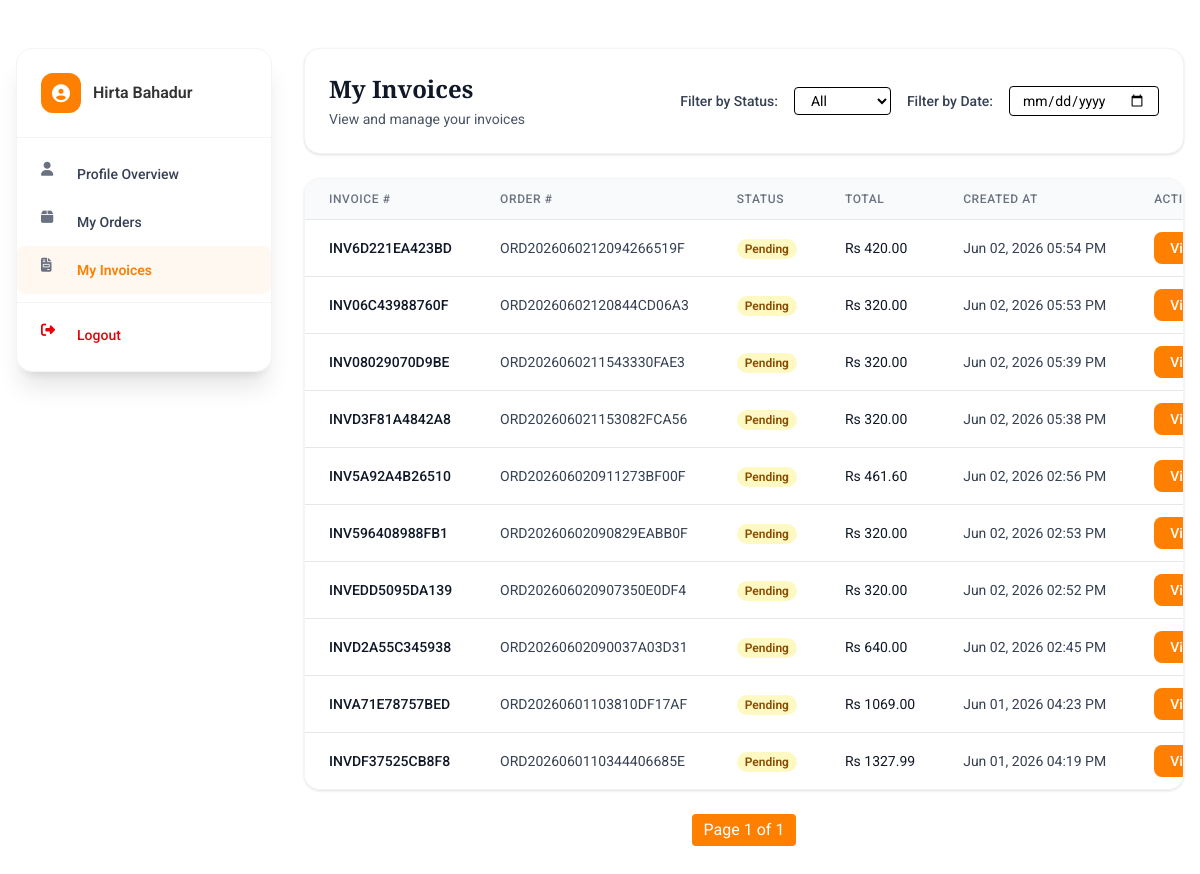
/dashboard/customer/invoices/ (signed in), run on the app's committed database.
### dashboard/models.py (models this page shows, shortened)
class Invoice(models.Model):
    invoice_number = models.CharField(max_length=20,null=True, unique=True, editable=False)
    order = models.ForeignKey('Order', on_delete=models.CASCADE, related_name='invoices')
    restaurant = models.ForeignKey('Restaurant', on_delete=models.CASCADE, related_name='invoices', null= True, blank= True)
    customer = models.ForeignKey(User, on_delete=models.SET_NULL, null=True, blank=True)
    is_guest = models.BooleanField(default=False)
    guest_name = models.CharField(max_length=200, blank=True)
    guest_email = models.EmailField(blank=True)
    guest_phone = models.CharField(max_length=15, blank=True)
    billing_full_name = models.CharField(max_length=200, blank=True)
    billing_phone = models.CharField(max_length=15, blank=True)
    billing_email = models.EmailField(blank=True)
    billing_address = models.TextField(blank=True)
    billing_city = models.CharField(max_length=100, blank=True)
    billing_province = models.CharField(max_length=50, blank=True)
    created_at = models.DateTimeField(auto_now_add=True)
    subtotal = models.DecimalField(max_digits=12, decimal_places=2)
    tax_percentage = models.DecimalField(max_digits=5, decimal_places=2, default=13)
    tax_amount = models.DecimalField(max_digits=12, decimal_places=2, default=0)
    discount = models.DecimalField(max_digits=12, decimal_places=2, default=0)
    total = models.DecimalField(max_digits=12, decimal_places=2)
    shipping_cost = models.DecimalField(max_digits=12, decimal_places=2, default=0)
    payment_status = models.CharField(max_length=20, choices=[
        ('paid', 'Paid'),
        ('pending', 'Pending'),
        ('failed', 'Failed')
    ], default='pending')
    notes = models.TextField(blank=True, null=True)

class Order(models.Model):
    PROVINCE_CHOICES = [
        ("Koshi Province", "Koshi Province"),
        ("Madhesh Province", "Madhesh Province"),
        ("Bagmati Province", "Bagmati Province"),
        ("Gandaki Province", "Gandaki Province"),
        ("Lumbini Province", "Lumbini Province"),
        ("Karnali Province", "Karnali Province"),
        ("Sudurpashchim Province", "Sudurpashchim Province"),
    ]
    STATUS_CHOICES = [
        ('received', 'Order Received'),
        ('preparing', 'Preparing'),
        ('ready', 'Ready for Pickup'),
        ('picked_up', 'Picked Up'),
        ('assigned', 'Assigned'),
        ('in_transit', 'In Transit'),
        ('delivered', 'Delivered'),
        ('cancelled', 'Cancelled'),
        ('refunded', 'Refunded'),
    ]
    PAYMENT_CHOICES = [
        ('cod', 'Cash on Delivery'),
        ('esewa', 'eSewa'),
        ('khalti', 'Khalti'),
        ('imepay', 'IME Pay'),
        ('connectips', 'ConnectIPS'),
    ]
    PAYMENT_STATUS_CHOICES = [
        ('unpaid', 'Unpaid'),
        ('paid', 'Paid'),
        ('failed', 'Failed'),
        ('refunded', 'Refunded'),
    ]
    order_number = models.CharField(
        max_length=30,
        unique=True,
        editable=False,
        db_index=True
    )
    user = models.ForeignKey(
        User,
        on_delete=models.SET_NULL,
        null=True,
        blank=True,
        related_name='orders'
    )
    guest_id = models.CharField(
        max_length=100,
        null=True,
        blank=True,
        db_index=True,
        help_text="UUID from Flutter for guest users"
    )
    guest_ip = models.GenericIPAddressField(
        null=True,
        blank=True
    )
    address_obj = models.ForeignKey(
        'Address',
        on_delete=models.SET_NULL,
        null=True,
        blank=True,
        related_name='orders',
    )
    full_name = models.CharField(max_length=200)
    phone = models.CharField(max_length=15)
    email = models.EmailField()
    address = models.TextField()
    landmark = models.CharField(max_length=255, blank=True, null=True)
    city = models.CharField(max_length=100)
    province = models.CharField(
        max_length=50,
        choices=PROVINCE_CHOICES,
        null=True,
        blank=True
    )
    postal_code = models.CharField(max_length=10, blank=True)
    delivery_latitude = models.DecimalField(
        max_digits=10,
        decimal_places=7,
        null=True,
        blank=True,
        help_text="Delivery location latitude (e.g., 27.7172453)"
    )
    delivery_longitude = models.DecimalField(
        max_digits=10,
        decimal_places=7,
        null=True,
        blank=True,
        help_text="Delivery location longitude (e.g., 85.3239605)"
    )
    delivery_distance_km = models.DecimalField(
        max_digits=5,
        decimal_places=2,
        null=True,
        blank=True,
        default=0,
        help_text="Calculated delivery distance in kilometers"
    )
    subtotal = models.DecimalField(max_digits=10, decimal_places=2)
    shipping_cost = models.DecimalField(
        max_digits=10,
        decimal_places=2,
        default=0,
        help_text="Free for ≤5km, NPR 100 for >5km"
    )
    discount = models.DecimalField(max_digits=10, decimal_places=2, default=0)
    tax_percentage = models.DecimalField(
        max_digits=5,
        decimal_places=2,
        default=13.00,
        help_text="Nepal VAT 13%"
    )
    tax_amount = models.DecimalField(
        max_digits=10,
        decimal_places=2,
        default=0,
        help_text="Will be calculated dynamically based on tax percentage"
    )
    total = models.DecimalField(max_digits=10, decimal_places=2)
    payment_method = models.CharField(
        max_length=20,
        choices=PAYMENT_CHOICES,
        default="cod"
    )
    payment_status = models.CharField(
        max_length=20,
        choices=PAYMENT_STATUS_CHOICES,
        default='unpaid'
    )
    transaction_id = models.CharField(max_length=100, blank=True)
    coupon = models.ForeignKey(
        'Coupon',
        on_delete=models.SET_NULL,
        null=True,
        blank=True
    )
    status = models.CharField(
        max_length=20,
        choices=STATUS_CHOICES,
        default='received'
    )
    created_at = models.DateTimeField(auto_now_add=True)
    updated_at = models.DateTimeField(auto_now=True)
    delivered_at = models.DateTimeField(null=True, blank=True)
    cancelled_at = models.DateTimeField(null=True, blank=True)
    refunded_at = models.DateTimeField(null=True, blank=True)
    estimated_delivery_date = models.DateField(
        null=True,
        blank=True
    )
    class Meta:
        ordering = ['-created_at']
        indexes = [
            models.Index(fields=['user', 'status']),
            models.Index(fields=['guest_id']),
            models.Index(fields=['payment_status', 'status']),
            models.Index(fields=['delivery_latitude', 'delivery_longitude']),
        ]

### ecommerce/views.py (the view)
# urls.py: path("dashboard/customer/invoices/",views.customer_invoices,name='customer_invoices'),
@login_required
def customer_invoices(request):
    invoice_list=Invoice.objects.filter(customer=request.user).order_by('-created_at')
    paginator=Paginator(invoice_list,10)
    page_number=request.GET.get('page')
    page_obj=paginator.get_page(page_number)
    return render(request,'website/pages/invoices.html',{'page_obj':page_obj})

### ecommerce/base_urls.py (called while the page is built)
def base_urls(request):
    return {
        "FOOD_BASE_URL": "https://www.food.hellobajar.com",
        "ECOMMERCE_BASE_URL": "https://www.hellobajar.com",
    }

### ecommerce/context_processors.py (called while the page is built)
def nepal_locations(request):
    file_path = os.path.join(settings.BASE_DIR, 'static', 'data', 'nepal_provinces.json')
    with open(file_path, 'r', encoding='utf-8') as f:
        data = json.load(f)
    return {
        'nepal_locations': data
    }

### templates/website/pages/invoices.html (shortened to what this page needs)
{% extends 'website/components/base.html' %}
{% load static %}
{% block content %}
<div class="container mx-auto px-4 py-6 sm:py-8 lg:py-12 max-w-7xl">
  <div class="flex flex-col lg:flex-row gap-6 lg:gap-8">
    <aside class="w-full lg:w-64 flex-shrink-0">
      {% include 'website/components/customer_sidebar.html' %}
    </aside>
    <main class="flex-1 min-w-0">
      <header class="bg-white rounded-2xl shadow-sm p-6 mb-6 border border-gray-100 flex flex-col sm:flex-row sm:items-center sm:justify-between gap-4">
        <div>
          <h1 class="text-2xl font-bold text-gray-900 mb-1">My Invoices</h1>
          <p class="text-sm text-gray-600">View and manage your invoices</p>
        </div>
        <div class="flex items-center gap-4">
          <label class="text-sm text-gray-700 font-medium">Filter by Status:</label>
          <select id="statusFilter" class="border rounded px-3 py-1 text-sm">
            <option value="">All</option>
          </select>
          <label class="text-sm text-gray-700 font-medium">Filter by Date:</label>
          <input type="date" id="dateFilter" class="border rounded px-3 py-1 text-sm">
        </div>
      </header>
      {% if page_obj %}
      <div class="overflow-x-auto bg-white rounded-2xl shadow-sm border border-gray-100">
        <table class="min-w-full divide-y divide-gray-200" id="invoiceTable">
          <thead class="bg-gray-50">
            <tr>
              <th class="px-6 py-3 text-left text-xs font-medium text-gray-500 uppercase tracking-wider">Invoice #</th>
              <th class="px-6 py-3 text-left text-xs font-medium text-gray-500 uppercase tracking-wider">Order #</th>
              <th class="px-6 py-3 text-left text-xs font-medium text-gray-500 uppercase tracking-wider">Status</th>
              <th class="px-6 py-3 text-left text-xs font-medium text-gray-500 uppercase tracking-wider">Total</th>
              <th class="px-6 py-3 text-left text-xs font-medium text-gray-500 uppercase tracking-wider">Created At</th>
              <th class="px-6 py-3 text-left text-xs font-medium text-gray-500 uppercase tracking-wider">Actions</th>
            </tr>
          </thead>
          <tbody class="bg-white divide-y divide-gray-200">
            {% for invoice in page_obj %}
            <tr data-status="{{ invoice.payment_status }}" data-date="{{ invoice.created_at|date:'Y-m-d' }}">
              <td class="px-6 py-4 whitespace-nowrap text-sm font-medium text-gray-900">{{ invoice.invoice_number }}</td>
              <td class="px-6 py-4 whitespace-nowrap text-sm text-gray-700">{{ invoice.order.order_number }}</td>
              <td class="px-6 py-4 whitespace-nowrap">
                <span class="px-2 inline-flex text-xs leading-5 font-semibold rounded-full
                  {% if invoice.payment_status == 'pending' %}bg-yellow-100 text-yellow-800
                  {% elif invoice.payment_status == 'paid' %}bg-green-100 text-green-800
                  {% elif invoice.payment_status == 'failed' %}bg-red-100 text-red-800
                  {% else %}bg-gray-100 text-gray-800{% endif %}">
                  {{ invoice.payment_status|capfirst }}
                </span>
              </td>
              <td class="px-6 py-4 whitespace-nowrap text-sm text-gray-900">Rs {{ invoice.total }}</td>
              <td class="px-6 py-4 whitespace-nowrap text-sm text-gray-700">{{ invoice.created_at|date:"M d, Y h:i A" }}</td>
              <td class="px-6 py-4 whitespace-nowrap text-sm font-medium">
                <a href="{% url 'customer_invoice_detail' invoice.invoice_number %}" class="text-white bg-[var(--primary)] px-4 py-2 rounded-lg hover:bg-[var(--primary-dark)]">View</a>
              </td>
            </tr>
            {% endfor %}
          </tbody>
        </table>
      </div>
      <div class="mt-6 flex justify-center">
        <div class="flex items-center gap-2">
          <span class="px-3 py-1 bg-[var(--primary)] text-white rounded">Page {{ page_obj.number }} of {{ page_obj.paginator.num_pages }}</span>
        </div>
      </div>
      {% endif %}
    </main>
  </div>
</div>
{%endblock%}

### templates/website/components/customer_sidebar.html (shortened to what this page needs)
<aside id="accountSidebar" class="fixed md:static inset-y-0 left-0 z-50 w-64 bg-white shadow-xl border border-gray-100 transform -translate-x-full md:translate-x-0 transition-transform duration-300 ease-in-out overflow-y-auto md:rounded-2xl">
  <div class="p-6 border-b border-gray-100 flex items-center gap-3">
    <div class="w-10 h-10 rounded-xl bg-[var(--primary)] text-white flex items-center justify-center text-lg font-bold overflow-hidden">
      {% if user.profile.avatar %}
        <img src="{{ user.profile.avatar.url }}" alt="{{ user.get_full_name }}" class="w-10 h-10 object-cover">
      {% else %}
        <i class="fa fa-user-circle"></i>
      {% endif %}
    </div>
    <div>
      <p class="text-base font-semibold text-[var(--text-primary)]">{{ user.first_name }}</p>
    </div>
  </div>
  <nav class="flex flex-col py-3 text-sm font-medium text-[var(--text-primary)]">
    <a href="{% url 'customer_profile' %}"
       class="flex items-center gap-3 px-6 py-3 rounded-lg transition-all
              {% if request.path == '/customer-profile/' %} bg-[var(--bg-light)] font-semibold text-[var(--primary)] {% else %} hover:bg-gray-50 text-gray-700 {% endif %}">
      <i class="fa fa-user w-6 h-6 {% if request.path == '/customer-profile/' %}text-[var(--primary)]{% else %}text-gray-500{% endif %}"></i>
      Profile Overview
    </a>
    <a href="{% url 'customer_orders' %}"
       class="flex items-center gap-3 px-6 py-3 rounded-lg transition-all
              {% if request.path == '/dashboard/customer/orders/' %} bg-[var(--bg-light)] font-semibold text-[var(--primary)] {% else %} hover:bg-gray-50 text-gray-700 {% endif %}">
      <i class="fa fa-box w-6 h-6 {% if request.path == '/dashboard/orders/' %}text-[var(--primary)]{% else %}text-gray-500{% endif %}"></i>
      My Orders
    </a>
    <a href="{% url 'customer_invoices' %}"
       class="flex items-center gap-3 px-6 py-3 rounded-lg transition-all
              {% if request.path == '/dashboard/customer/invoices/' %} bg-[var(--bg-light)] font-semibold text-[var(--primary)] {% else %} hover:bg-gray-50 text-gray-700 {% endif %}">
      <i class="fa fa-file-invoice w-6 h-6 {% if request.path == '/dashboard/invoices/' %}text-[var(--primary)]{% else %}text-gray-500{% endif %}"></i>
      My Invoices
    </a>
    <div class="border-t border-gray-100 my-2"></div>
    <a href="{% url 'logout' %}" class="flex items-center gap-3 px-6 py-3 rounded-lg text-red-600 hover:bg-red-50 transition-all">
      <i class="fa fa-sign-out-alt w-6 h-6"></i>
      Logout
    </a>
  </nav>
</aside>

### templates/website/components/base.html (style rules this page uses)
:root { --primary: #FF7F00; --primary-dark: #CC6600; --bg-brown: #8B4513; --text-light: #ffffff; --text-primary: #333333; --text-secondary: #666666; --bg-light: #fff8f0; --success: #2ecc71; --shadow-sm: 0 1px 3px rgba(0,0,0,0.12); --shadow-md: 0 4px 6px rgba(0,0,0,0.1); }
body, p, span, li, button, input { font-family: 'Roboto', sans-serif; }
h1, h2, h3, h4, h5, h6 { font-family: 'Playfair Display', Georgia, serif; }
html { scrollbar-color: #FF7F00 #fff3e6; scrollbar-width: thin; }
body { top: 0 !important; }

### data on the page
Invoice: invoice_number "INV6D221EA423BD", order.order_number "ORD2026060212094266519F", payment_status "Pending", total "420.00", created_at "Jun 02, 2026 05:54 PM"
Invoice: invoice_number "INV06C43988760F", order.order_number "ORD20260602120844CD06A3", payment_status "Pending", total "320.00", created_at "Jun 02, 2026 05:53 PM"
Invoice: invoice_number "INV08029070D9BE", order.order_number "ORD2026060211543330FAE3", payment_status "Pending", total "320.00", created_at "Jun 02, 2026 05:39 PM"
Invoice: invoice_number "INVD3F81A4842A8", order.order_number "ORD202606021153082FCA56", payment_status "Pending", total "320.00", created_at "Jun 02, 2026 05:38 PM"
Invoice: invoice_number "INV5A92A4B26510", order.order_number "ORD202606020911273BF00F", payment_status "Pending", total "461.60", created_at "Jun 02, 2026 02:56 PM"
Invoice: invoice_number "INV596408988FB1", order.order_number "ORD20260602090829EABB0F", payment_status "Pending", total "320.00", created_at "Jun 02, 2026 02:53 PM"
Invoice: invoice_number "INVEDD5095DA139", order.order_number "ORD202606020907350E0DF4", payment_status "Pending", total "320.00", created_at "Jun 02, 2026 02:52 PM"
Invoice: invoice_number "INVD2A55C345938", order.order_number "ORD20260602090037A03D31", payment_status "Pending", total "640.00", created_at "Jun 02, 2026 02:45 PM"
Invoice: invoice_number "INVA71E78757BED", order.order_number "ORD20260601103810DF17AF", payment_status "Pending", total "1069.00", created_at "Jun 01, 2026 04:23 PM"
Invoice: invoice_number "INVDF37525CB8F8", order.order_number "ORD2026060110344406685E", payment_status "Pending", total "1327.99", created_at "Jun 01, 2026 04:19 PM"

### other printed values
{{ user.first_name }} "Hirta Bahadur"
{{ page_obj.number }} "1"
{{ page_obj.paginator.num_pages }} "1"
